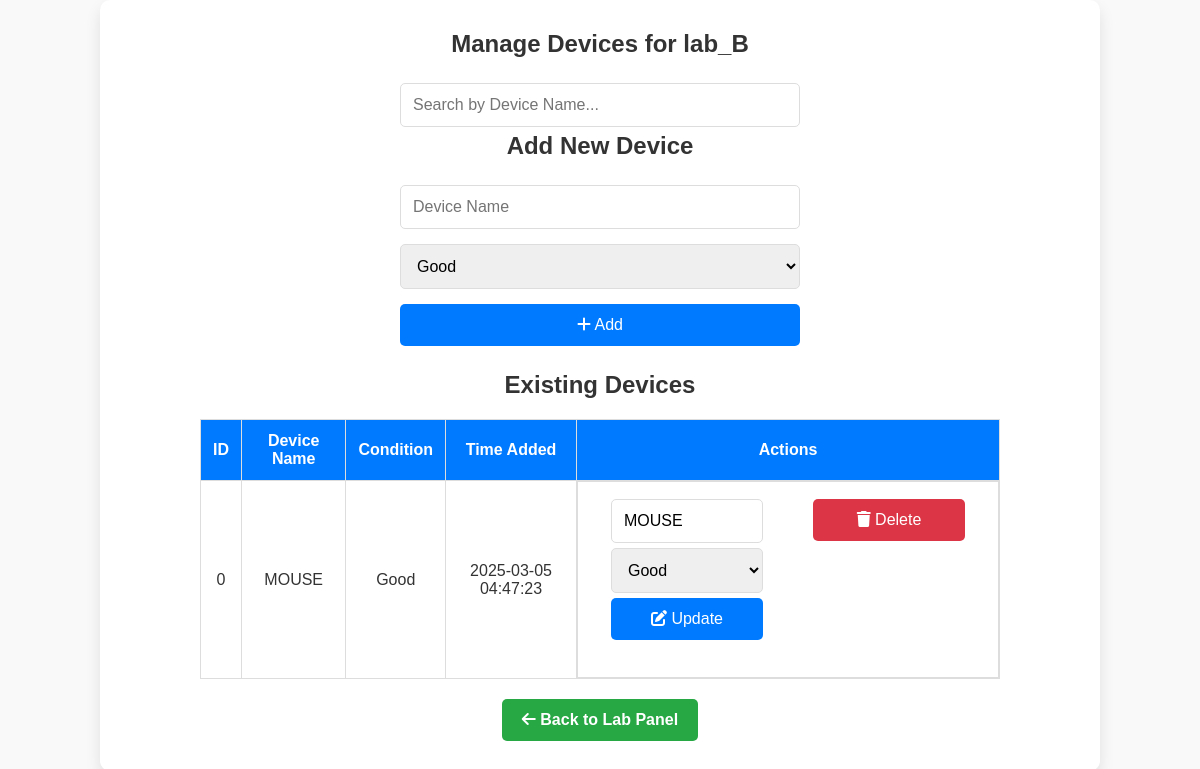
/admin/manage_devices.php?lab=lab_B (signed in), run on the app's committed database.
### tables this page shows
CREATE TABLE devices (
  `id` int(11) NOT NULL AUTO_INCREMENT PRIMARY KEY,
  `device_name` varchar(255) NOT NULL,
  `working_condition` enum('Good','Needs Repair','Not Working') DEFAULT 'Good',
  `time_added` timestamp NOT NULL DEFAULT current_timestamp()
);

### admin/manage_devices.php (the view, shortened to what this page needs)
<?php
include '../include/db.php';
$lab = $_GET['lab'];
$conn->select_db($lab);
$conn->query("CREATE TABLE IF NOT EXISTS devices (
    id INT AUTO_INCREMENT PRIMARY KEY,
    device_name VARCHAR(255) NOT NULL,
    working_condition ENUM('Good', 'Needs Repair', 'Not Working') DEFAULT 'Good',
    time_added TIMESTAMP DEFAULT CURRENT_TIMESTAMP
)");
$devices = $conn->query("SELECT * FROM devices ORDER BY time_added DESC");
?>
<!DOCTYPE html>
<html lang="en">
<head>
    <link rel="stylesheet" href="../assets/style.css">
</head>
<body>
<div class="container">
    <h2>Manage Devices for <?php echo htmlspecialchars($lab); ?></h2>
    <input type="text" id="searchDevice" placeholder="Search by Device Name..." onkeyup="searchLogs()">
    <h3>Add New Device</h3>
    <form method="POST">
        <input type="text" name="device_name" placeholder="Device Name" required>
        <select name="working_condition">
            <option value="Good">Good</option>
        </select>
        <button type="submit" name="add_device"><i class="fas fa-plus"></i> Add</button>
    </form>
    <h3>Existing Devices</h3>
    <table>
        <thead>
            <tr>
                <th>ID</th>
                <th>Device Name</th>
                <th>Condition</th>
                <th>Time Added</th>
                <th>Actions</th>
            </tr>
        </thead>
        <tbody id="logsTable">
            <?php while ($device = $devices->fetch_assoc()) { ?>
            <tr>
                <td><?php echo $device['id']; ?></td>
                <td><?php echo $device['device_name']; ?></td>
                <td><?php echo $device['working_condition']; ?></td>
                <td><?php echo $device['time_added']; ?></td>
                <td class="actions">
                    <form method="POST">
                        <input type="text" name="device_name" value="<?php echo htmlspecialchars($device['device_name']); ?>" required>
                        <select name="working_condition">
                            <option value="Good" <?php echo ($device['working_condition'] == 'Good') ? 'selected' : ''; ?>>Good</option>
                        </select>
                        <button type="submit" name="update_device"><i class="fas fa-edit"></i> Update</button>
                    </form>
                    <form method="POST">
                        <button type="submit" name="delete_device" class="delete-btn" onclick="return confirm('Are you sure you want to delete this device?')"><i class="fas fa-trash"></i> Delete</button>
                    </form>
                </td>
            </tr>
            <?php } ?>
        </tbody>
    </table>
    <a href="lab_panel.php?lab=<?php echo $lab; ?>" class="back-btn"><i class="fas fa-arrow-left"></i> Back to Lab Panel</a>
</div>
</body>
</html>

### assests/style.css (style rules this page uses)
* { margin: 0; padding: 0; box-sizing: border-box; font-family: Arial, sans-serif; }
body { background-color: #f4f4f4; color: #333; text-align: center; padding: 20px; }
h2, h3 { margin-bottom: 20px; }
form { display: flex; flex-direction: column; align-items: center; margin-bottom: 20px; }
input, button { padding: 10px; margin: 5px; border: 1px solid #ccc; border-radius: 5px; }
button { background-color: #28a745; color: white; border: none; cursor: pointer; }
table { width: 100%; max-width: 800px; margin: auto; border-collapse: collapse; background: white; }
table, th, td { border: 1px solid #ddd; padding: 10px; text-align: center; }
th { background-color: #007bff; color: white; }
a { color: #007bff; text-decoration: none; font-weight: bold; }

### admin/manage_devices.php (style rules this page uses)
body { font-family: 'Arial', sans-serif; background-color: #f9f9f9; margin: 0; padding: 0; display: flex; justify-content: center; align-items: flex-start; min-height: 100vh; }
.container { background: white; width: 100%; max-width: 1000px; padding: 30px; border-radius: 10px; box-shadow: 0 8px 15px rgba(0, 0, 0, 0.1); text-align: center; }
h2, h3 { color: #333; font-size: 24px; margin-bottom: 20px; }
form { display: flex; flex-direction: column; align-items: center; gap: 10px; margin-bottom: 20px; }
input, select, button { padding: 12px; font-size: 16px; border-radius: 5px; border: 1px solid #ddd; width: 80%; max-width: 400px; }
button { cursor: pointer; background-color: #007bff; color: white; border: none; transition: background-color 0.3s ease; }
.delete-btn { background-color: #dc3545; }
table { width: 100%; border-collapse: collapse; margin-top: 20px; background: white; }
table, th, td { border: 1px solid #ddd; }
th, td { padding: 12px; text-align: center; }
th { background-color: #007bff; color: white; }
.back-btn { display: inline-block; margin-top: 20px; padding: 12px 20px; background: #28a745; color: white; border-radius: 5px; text-decoration: none; font-weight: bold; transition: 0.3s; }
.actions { display: flex; justify-content: space-evenly; gap: 10px; }
.actions form { display: inline-block; width: 48%; }

### data on the page
devices: id "0", device_name "MOUSE", working_condition "Good", time_added "2025-03-05 04:47:23"

### other printed values
$lab "lab_B"
